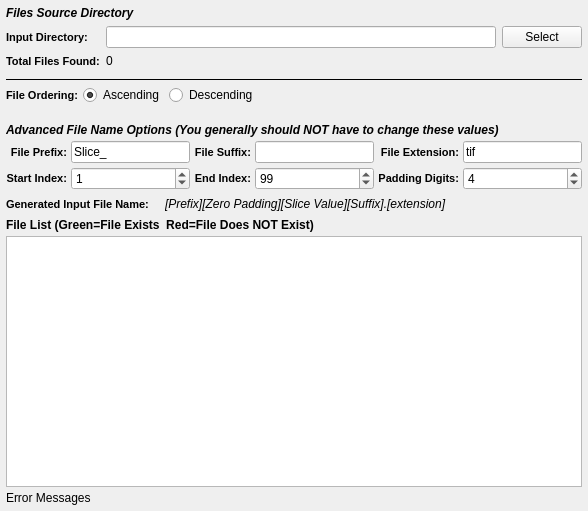
<?xml version="1.0" encoding="UTF-8"?>
<ui version="4.0">
 <class>FileListInfoWidget</class>
 <widget class="QFrame" name="FileListInfoWidget">
  <property name="geometry">
   <rect>
    <x>0</x>
    <y>0</y>
    <width>588</width>
    <height>511</height>
   </rect>
  </property>
  <property name="title" stdset="0">
   <string>Image Stack Import</string>
  </property>
  <layout class="QGridLayout" name="gridLayout_3">
   <property name="leftMargin">
    <number>6</number>
   </property>
   <property name="topMargin">
    <number>0</number>
   </property>
   <property name="rightMargin">
    <number>6</number>
   </property>
   <property name="bottomMargin">
    <number>6</number>
   </property>
   <property name="spacing">
    <number>4</number>
   </property>
   <item row="6" column="0">
    <layout class="QGridLayout" name="gridLayout_20">
     <item row="1" column="0">
      <widget class="QLabel" name="label_50">
       <property name="styleSheet">
        <string notr="true">QLabel {
font-weight: bold;
font-size: 11px;
}</string>
       </property>
       <property name="text">
        <string>Start Index:</string>
       </property>
       <property name="alignment">
        <set>Qt::AlignRight|Qt::AlignTrailing|Qt::AlignVCenter</set>
       </property>
      </widget>
     </item>
     <item row="1" column="1">
      <widget class="QSpinBox" name="m_StartIndex">
       <property name="minimumSize">
        <size>
         <width>75</width>
         <height>0</height>
        </size>
       </property>
       <property name="toolTip">
        <string>Which file index to start the import at.</string>
       </property>
       <property name="maximum">
        <number>1000000</number>
       </property>
       <property name="value">
        <number>1</number>
       </property>
      </widget>
     </item>
     <item row="1" column="2">
      <widget class="QLabel" name="label_51">
       <property name="styleSheet">
        <string notr="true">QLabel {
font-weight: bold;
font-size: 11px;
}</string>
       </property>
       <property name="text">
        <string>End Index:</string>
       </property>
       <property name="alignment">
        <set>Qt::AlignRight|Qt::AlignTrailing|Qt::AlignVCenter</set>
       </property>
      </widget>
     </item>
     <item row="1" column="3">
      <widget class="QSpinBox" name="m_EndIndex">
       <property name="minimumSize">
        <size>
         <width>75</width>
         <height>0</height>
        </size>
       </property>
       <property name="toolTip">
        <string>The file index to stop the import at. (Inclusive)</string>
       </property>
       <property name="maximum">
        <number>1000000</number>
       </property>
       <property name="value">
        <number>99</number>
       </property>
      </widget>
     </item>
     <item row="1" column="4">
      <widget class="QLabel" name="label_21">
       <property name="styleSheet">
        <string notr="true">QLabel {
font-weight: bold;
font-size: 11px;
}</string>
       </property>
       <property name="text">
        <string>Padding Digits:</string>
       </property>
       <property name="alignment">
        <set>Qt::AlignRight|Qt::AlignTrailing|Qt::AlignVCenter</set>
       </property>
      </widget>
     </item>
     <item row="1" column="5">
      <widget class="QSpinBox" name="m_TotalDigits">
       <property name="toolTip">
        <string>The number of digits to allow for the slice index.</string>
       </property>
       <property name="value">
        <number>4</number>
       </property>
      </widget>
     </item>
     <item row="0" column="0">
      <widget class="QLabel" name="label_32">
       <property name="styleSheet">
        <string notr="true">QLabel {
font-weight: bold;
font-size: 11px;
}</string>
       </property>
       <property name="text">
        <string>File Prefix:</string>
       </property>
       <property name="alignment">
        <set>Qt::AlignRight|Qt::AlignTrailing|Qt::AlignVCenter</set>
       </property>
      </widget>
     </item>
     <item row="0" column="1">
      <widget class="QLineEdit" name="m_FilePrefix">
       <property name="toolTip">
        <string>The front part of the input file name</string>
       </property>
       <property name="text">
        <string>Slice_</string>
       </property>
      </widget>
     </item>
     <item row="0" column="2">
      <widget class="QLabel" name="label_13">
       <property name="styleSheet">
        <string notr="true">QLabel {
font-weight: bold;
font-size: 11px;
}</string>
       </property>
       <property name="text">
        <string>File Suffix:</string>
       </property>
       <property name="alignment">
        <set>Qt::AlignRight|Qt::AlignTrailing|Qt::AlignVCenter</set>
       </property>
      </widget>
     </item>
     <item row="0" column="3">
      <widget class="QLineEdit" name="m_FileSuffix">
       <property name="toolTip">
        <string>The part of the filename that comes AFTER the slice index</string>
       </property>
      </widget>
     </item>
     <item row="0" column="4">
      <widget class="QLabel" name="label_56">
       <property name="styleSheet">
        <string notr="true">QLabel {
font-weight: bold;
font-size: 11px;
}</string>
       </property>
       <property name="text">
        <string>File Extension:</string>
       </property>
       <property name="alignment">
        <set>Qt::AlignRight|Qt::AlignTrailing|Qt::AlignVCenter</set>
       </property>
      </widget>
     </item>
     <item row="0" column="5">
      <widget class="QLineEdit" name="m_FileExt">
       <property name="toolTip">
        <string>The file extension of the input files</string>
       </property>
       <property name="text">
        <string>tif</string>
       </property>
      </widget>
     </item>
    </layout>
   </item>
   <item row="5" column="0">
    <widget class="QLabel" name="label_58">
     <property name="styleSheet">
      <string notr="true">QLabel 
{
	font-style: italic;font-weight: bold;
font-size: 12px;
}</string>
     </property>
     <property name="text">
      <string>Advanced File Name Options (You generally should NOT have to change these values)</string>
     </property>
    </widget>
   </item>
   <item row="3" column="0">
    <widget class="Line" name="line_9">
     <property name="frameShadow">
      <enum>QFrame::Plain</enum>
     </property>
     <property name="orientation">
      <enum>Qt::Horizontal</enum>
     </property>
    </widget>
   </item>
   <item row="0" column="0">
    <layout class="QGridLayout" name="widgetLayout">
     <property name="topMargin">
      <number>6</number>
     </property>
     <property name="bottomMargin">
      <number>6</number>
     </property>
     <property name="spacing">
      <number>6</number>
     </property>
     <item row="0" column="0" colspan="3">
      <widget class="QLabel" name="label_5">
       <property name="styleSheet">
        <string notr="true">QLabel 
{
	font-style: italic;font-weight: bold;
font-size: 12px;
}</string>
       </property>
       <property name="text">
        <string>Files Source Directory</string>
       </property>
      </widget>
     </item>
     <item row="1" column="0">
      <widget class="QLabel" name="label_29">
       <property name="toolTip">
        <string>The directory that contains the .ang or .ctf files</string>
       </property>
       <property name="styleSheet">
        <string notr="true">QLabel {
font-weight: bold;
font-size: 11px;
}</string>
       </property>
       <property name="text">
        <string>Input Directory:</string>
       </property>
      </widget>
     </item>
     <item row="1" column="1">
      <widget class="QFSDropLineEdit" name="m_InputDir"/>
     </item>
     <item row="1" column="2">
      <widget class="QPushButton" name="m_InputDirBtn">
       <property name="text">
        <string>Select</string>
       </property>
      </widget>
     </item>
     <item row="2" column="0">
      <widget class="QLabel" name="label_47">
       <property name="styleSheet">
        <string notr="true">QLabel {
font-weight: bold;
font-size: 11px;
}</string>
       </property>
       <property name="text">
        <string>Total Files Found:</string>
       </property>
      </widget>
     </item>
     <item row="2" column="1">
      <widget class="QLabel" name="m_TotalSlices">
       <property name="text">
        <string>0</string>
       </property>
      </widget>
     </item>
    </layout>
   </item>
   <item row="10" column="0">
    <widget class="QLabel" name="m_ErrorMessage">
     <property name="text">
      <string>Error Messages</string>
     </property>
    </widget>
   </item>
   <item row="9" column="0">
    <widget class="QListWidget" name="m_FileListView">
     <property name="sizePolicy">
      <sizepolicy hsizetype="Expanding" vsizetype="MinimumExpanding">
       <horstretch>0</horstretch>
       <verstretch>0</verstretch>
      </sizepolicy>
     </property>
     <property name="toolTip">
      <string>The list of files that will be imported in the order they will be imported into the HDF5 Ebsd File</string>
     </property>
    </widget>
   </item>
   <item row="8" column="0">
    <widget class="QLabel" name="label_57">
     <property name="font">
      <font>
       <weight>75</weight>
       <italic>false</italic>
       <bold>true</bold>
      </font>
     </property>
     <property name="text">
      <string>File List (Green=File Exists  Red=File Does NOT Exist)</string>
     </property>
    </widget>
   </item>
   <item row="7" column="0">
    <layout class="QHBoxLayout" name="_6">
     <item>
      <widget class="QLabel" name="label_17">
       <property name="styleSheet">
        <string notr="true">QLabel {
font-weight: bold;
font-size: 11px;
}</string>
       </property>
       <property name="text">
        <string>Generated Input File Name:</string>
       </property>
      </widget>
     </item>
     <item>
      <spacer name="horizontalSpacer_24">
       <property name="orientation">
        <enum>Qt::Horizontal</enum>
       </property>
       <property name="sizeType">
        <enum>QSizePolicy::Fixed</enum>
       </property>
       <property name="sizeHint" stdset="0">
        <size>
         <width>12</width>
         <height>20</height>
        </size>
       </property>
      </spacer>
     </item>
     <item>
      <widget class="QLabel" name="m_GeneratedFileNameExample">
       <property name="font">
        <font>
         <italic>true</italic>
        </font>
       </property>
       <property name="text">
        <string>[Prefix][Zero Padding][Slice Value][Suffix].[extension]</string>
       </property>
      </widget>
     </item>
     <item>
      <spacer name="horizontalSpacer_25">
       <property name="orientation">
        <enum>Qt::Horizontal</enum>
       </property>
       <property name="sizeHint" stdset="0">
        <size>
         <width>40</width>
         <height>20</height>
        </size>
       </property>
      </spacer>
     </item>
    </layout>
   </item>
   <item row="4" column="0">
    <layout class="QGridLayout" name="gridLayout_2">
     <property name="bottomMargin">
      <number>10</number>
     </property>
     <item row="0" column="3" rowspan="2">
      <spacer name="horizontalSpacer">
       <property name="orientation">
        <enum>Qt::Horizontal</enum>
       </property>
       <property name="sizeHint" stdset="0">
        <size>
         <width>40</width>
         <height>20</height>
        </size>
       </property>
      </spacer>
     </item>
     <item row="0" column="2">
      <widget class="QRadioButton" name="m_OrderDescending">
       <property name="text">
        <string>Descending</string>
       </property>
      </widget>
     </item>
     <item row="0" column="1">
      <widget class="QRadioButton" name="m_OrderAscending">
       <property name="text">
        <string>Ascending</string>
       </property>
       <property name="checked">
        <bool>true</bool>
       </property>
      </widget>
     </item>
     <item row="0" column="0">
      <widget class="QLabel" name="label_7">
       <property name="styleSheet">
        <string notr="true">QLabel {
font-weight: bold;
font-size: 11px;
}</string>
       </property>
       <property name="text">
        <string>File Ordering:</string>
       </property>
      </widget>
     </item>
    </layout>
   </item>
  </layout>
 </widget>
 <customwidgets>
  <customwidget>
   <class>QFSDropLineEdit</class>
   <extends>QLineEdit</extends>
   <header location="global">QFSDropLineEdit.h</header>
  </customwidget>
 </customwidgets>
 <tabstops>
  <tabstop>m_InputDir</tabstop>
  <tabstop>m_InputDirBtn</tabstop>
  <tabstop>m_FilePrefix</tabstop>
  <tabstop>m_FileSuffix</tabstop>
  <tabstop>m_FileExt</tabstop>
  <tabstop>m_StartIndex</tabstop>
  <tabstop>m_EndIndex</tabstop>
  <tabstop>m_TotalDigits</tabstop>
  <tabstop>m_FileListView</tabstop>
 </tabstops>
 <resources/>
 <connections/>
</ui>
